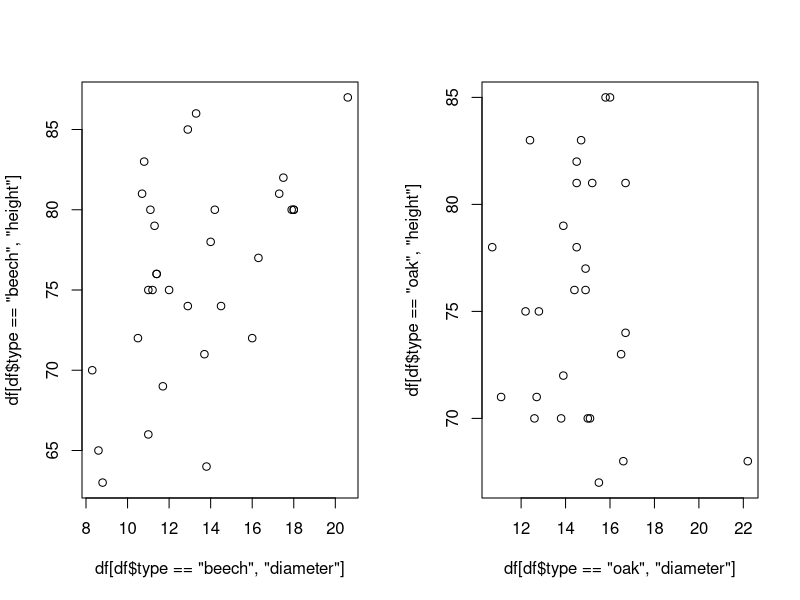
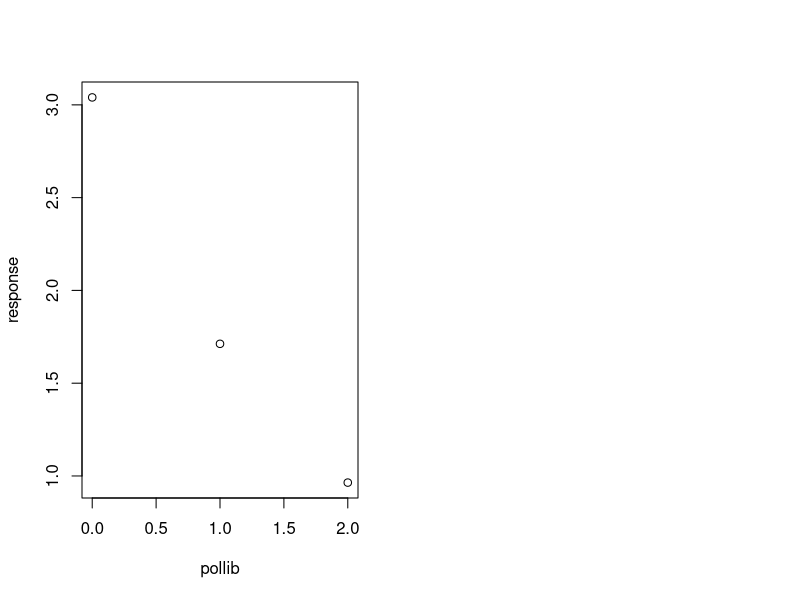

Write R code to recreate these figures, in order.
## ---- chunk 1
knitr::opts_chunk$set(echo = TRUE)
## ---- chunk 2
df <- read.csv("Data/treeVolume.txt",header = TRUE, sep = "")
df$type = as.factor(df$type)
anova_m = lm(volume ~ type, data=df);anova(anova_m)
## ---- chunk 3
beech_samples = df[df$type == "beech", "volume"]
oak_samples = df[df$type == "oak", "volume"]
t.test(beech_samples, oak_samples)
## ---- chunk 4
beech_mean = mean(beech_samples); oak_mean = mean(oak_samples)
se_beech = sd(beech_samples) / sqrt(length(beech_samples))
se_oak = sd(oak_samples) / sqrt(length(oak_samples))
beech_mean; se_beech
oak_mean; se_oak
## ---- chunk 5
anova_m = lm(volume ~ height + diameter, data=df); anova(anova_m)
## ---- chunk 6
anova_beech_diameter = lm(beech_samples ~ df[df$type == "beech", "diameter"]); anova(anova_beech_diameter)
anova_oak_diameter = lm(oak_samples ~ df[df$type == "oak", "diameter"]); anova(anova_oak_diameter)

anova_beech_height = lm(beech_samples ~ df[df$type == "beech", "height"]); anova(anova_beech_height)
anova_oak_height = lm(oak_samples ~ df[df$type == "oak", "height"]); anova(anova_oak_height)
## ---- chunk 7
par(mfrow=c(1, 2))
plot(df[df$type == "beech", "diameter"], df[df$type == "beech", "height"])
plot(df[df$type == "oak", "diameter"], df[df$type == "oak", "height"])
cor.test(df[df$type == "beech", "diameter"], df[df$type == "beech", "height"])
cor.test(df[df$type == "oak", "diameter"], df[df$type == "oak", "height"])
## ---- chunk 8
avg_diameter = mean(df$diameter)
model = lm(volume ~ diameter, data=df);
predict(model, data.frame(diameter = c(avg_diameter)))
## ---- chunk 9
model1 = lm(volume ~ diameter + height, data=df)
model2 = lm(volume ~ diameter + height + diameter*height, data=df)
anova(model1, model2)
## ---- chunk 10
df <- read.csv("Data/coups.txt", header=TRUE, sep=" ")
model_full = glm(miltcoup ~ oligarchy + pollib + parties + pctvote + popn + size + numelec + numregim, data=df, family = "poisson")
summary(model_full)
## ---- chunk 11
model = glm(miltcoup ~ oligarchy + pollib + parties + pctvote + popn + size + numregim, data=df, family = "poisson")
summary(model)
## ---- chunk 12
model = glm(miltcoup ~ oligarchy + pollib + parties + pctvote + popn + size, data=df, family = "poisson")
summary(model)
## ---- chunk 13
model = glm(miltcoup ~ oligarchy + pollib + parties + pctvote + popn, data=df, family = "poisson")
summary(model)
## ---- chunk 14
model = glm(miltcoup ~ oligarchy + pollib + parties + pctvote, data=df, family = "poisson")
summary(model)
## ---- chunk 15
model = glm(miltcoup ~ oligarchy + pollib + parties, data=df, family = "poisson")
summary(model)
## ---- chunk 16
anova(model_full, model, test="LRT")
## ---- chunk 17
avg_oligarchy = mean(df$oligarchy)
avg_parties = mean(df$parties)
d0 = data.frame(oligarchy = c(avg_oligarchy), parties=c(avg_parties), pollib=c(0))
d1 = data.frame(oligarchy = c(avg_oligarchy), parties=c(avg_parties), pollib=c(1))
d2 = data.frame(oligarchy = c(avg_oligarchy), parties=c(avg_parties), pollib=c(2))
response = numeric(3)
response[1] = predict(model, newdata = d0, type="response")
response[2] = predict(model, newdata = d1, type="response")
response[3] = predict(model, newdata = d2, type="response")
pollib = c(0, 1, 2)
plot(pollib, response)
